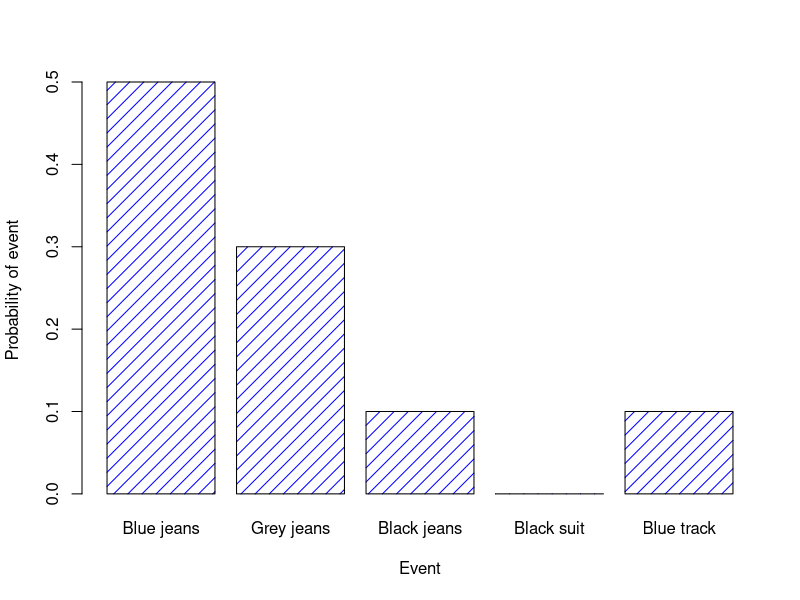

Here is the R script that generated this plot: (Note: this script raises an error after producing the figure.)
## ---- chunk 1

emphCol <- rgb(0,0,1)
emphColLight <- rgb(.5,.5,1)
emphGrey <- grey(.5)
eps <- TRUE
colour <- TRUE

probabilities <- c( .5, .3, .1, 0, .1)
	eventNames <- c( "Blue jeans", "Grey jeans", "Black jeans", 
					 "Black suit", "Blue track" )
	
	# draw the plot
	barplot( 
		height= probabilities, 
		xlab = "Event",
		ylab = "Probability of event",
		names.arg = eventNames,
		density = 10,
		col = ifelse(colour,emphCol,emphGrey)
	)
## ---- chunk 2

knitr::include_graphics("navarro_img/probability/binomSkulls20-eps-converted-to.png")
## ---- chunk 3
knitr::kable(data.frame(stringsAsFactors=FALSE, Binomial = c("$P(X | \\theta, N) = \\displaystyle\\frac{N!}{X! (N-X)!}  \\theta^X (1-\\theta)^{N-X}$"), 
Normal = c("$p(X | \\mu, \\sigma) = \\displaystyle\\frac{1}{\\sqrt{2\\pi}\\sigma} \\exp \\left( -\\frac{(X - \\mu)^2}{2\\sigma^2} \\right)$ ")), caption = "Formulas for the binomial and normal distributions. We don't really use these formulas for anything in this book, but they're pretty important for more advanced work, so I thought it might be best to put them here in a table, where they can't get in the way of the text. In the equation for the binomial, $X!$ is the factorial function (i.e., multiply all whole numbers from 1 to $X$), and for the normal distribution \"exp\" refers to the exponential function. If these equations don't make a lot of sense to you, don't worry too much about them.") 
## ---- chunk 4
dbinom( x = 4, size = 20, prob = 1/6 )
## ---- chunk 5

knitr::include_graphics("navarro_img/probability/Binomial2.png")
## ---- chunk 6
pbinom( q= 4, size = 20, prob = 1/6)
## ---- chunk 7
qbinom( p = 0.75, size = 20, prob = 1/6 )
## ---- chunk 8
rbinom( n = 100, size = 20, prob = 1/6 )
## ---- chunk 9
knitr::include_graphics("navarro_img/probability/Normal_formula.png")
## ---- chunk 10
knitr::include_graphics(path="gifs/normalMovingMean-1.gif")
## ---- chunk 11
knitr::include_graphics(path="gifs/normalMovingSD-1.gif")
## ---- chunk 12
plotOne(-50,-1)
## ---- chunk 13
dnorm( x = 1, mean = 1, sd = 0.1 )
## ---- chunk 14
knitr::include_graphics("navarro_img/estimation/srs1.pdf")
## ---- chunk 15
knitr::include_graphics("navarro_img/estimation/brs.pdf")
## ---- chunk 16
knitr::include_graphics("navarro_img/estimation/srs2.pdf")
## ---- chunk 17
knitr::include_graphics("figures/navIQ.png")
## ---- chunk 18
IQ <- rnorm(n=10000, mean=100, sd=15) #generate IQ scores
IQ <- round(IQ) # make round numbers
## ---- chunk 19
print(IQ[1:100])
## ---- chunk 20
library(ggplot2)

df<-data.frame(a=1:10,b=seq(.1,1,.1))
df$a<-as.factor(df$a)

ggplot(df,aes(x=a,y=b))+
  geom_point(color="white")+
  geom_hline(yintercept=.1)+
  theme_classic()+
  ylab("Probability")+
  xlab("Number")+
  ggtitle("Uniform distribution for numbers 1 to 10")


## ---- chunk 21
knitr::include_graphics(path="gifs/sampleHistUnif-1.gif")
## ---- chunk 22
a<-round(runif(20*10000,1,10))
df<-data.frame(a,sample=rep(1:10000,each=20))
df2<-aggregate(a~sample,df,mean)

ggplot(df2, aes(x=a))+
  geom_histogram(color="white")+
  theme_classic()+
  ggtitle("Histogram of 10,000 sample means")+
  xlab("value")


## ---- chunk 23
all_df<-data.frame()
for(i in 1:10000){
  sample<-rnorm(50,100,20)
  sample_mean<-mean(sample)
  sample_sd<-sd(sample)
  sample_max<-max(sample)
  sample_median<-median(sample)
  t_df<-data.frame(i,sample_mean,sample_sd,sample_max,sample_median)
  all_df<-rbind(all_df,t_df)
}

library(ggpubr)
a<-ggplot(all_df,aes(x=sample_mean))+
  geom_histogram(color="white")+
  theme_classic()
b<-ggplot(all_df,aes(x=sample_sd))+
  geom_histogram(color="white")+
  theme_classic()
c<-ggplot(all_df,aes(x=sample_max))+
  geom_histogram(color="white")+
  theme_classic()
d<-ggplot(all_df,aes(x=sample_median))+
  geom_histogram(color="white")+
  theme_classic()

ggarrange(a,b,c,d,
          ncol = 2, nrow = 2)

## ---- chunk 24

get_sampling_means<-function(m,sd,s_size,iter){
  save_means<-length(iter)
  for(i in 1:iter){
    save_means[i]<-mean(rnorm(s_size,m,sd))
  }
  return(save_means)
}

all_df<-data.frame()
sims<-1
n<-50

for(n in c(10,50)){
    sample<-rnorm(n,0,1)
    sample_means<-get_sampling_means(0,1,n,1000)
    t_df<-data.frame(sims=rep(sims,1000),
                     sample,
                     sample_means,
                     sample_size=rep(n,1000),
                     sample_mean=rep(mean(sample),1000),
                     sampling_mean=rep(mean(sample_means),1000)
                     )
    all_df<-rbind(all_df,t_df)
}

ggplot(all_df, aes(x=sample))+
  geom_histogram(aes(x=sample_means,y=(..density..)/max(..density..)),fill="blue",color="white",alpha=.5,bins=75)+
  stat_function(fun = dnorm, 
                args = list(mean = 0, sd = 1), 
                lwd = .75, 
                col = 'red')+
  #geom_vline(aes(xintercept=sampling_mean,frame=sims),color="blue")+
  facet_wrap(~sample_size)+xlim(-3,3)+
  theme_classic()+ggtitle("Sampling distribution of mean \n for Normal Distribution")+ylab("Rough likelihoods")+
  xlab("value")

## ---- chunk 25

get_sampling_means<-function(mn,mx,s_size,iter){
  save_means<-length(iter)
  for(i in 1:iter){
    save_means[i]<-mean(runif(s_size,mn,mx))
  }
  return(save_means)
}

all_df<-data.frame()
sims<-1
n<-50

for(n in c(10,50)){
    sample<-rnorm(n,0,1)
    sample_means<-get_sampling_means(0,1,n,1000)
    t_df<-data.frame(sims=rep(sims,1000),
                     sample,
                     sample_means,
                     sample_size=rep(n,1000),
                     sample_mean=rep(mean(sample),1000),
                     sampling_mean=rep(mean(sample_means),1000)
                     )
    all_df<-rbind(all_df,t_df)
}

ggplot(all_df, aes(x=sample))+
  geom_histogram(aes(x=sample_means,y=(..density..)/max(..density..)),fill="blue",color="white",alpha=.5,bins=75)+
  geom_hline(yintercept=.1,color="red")+
  facet_wrap(~sample_size)+xlim(0,1)+
  theme_classic()+ggtitle("Sampling distribution of mean \n for samples taken from Uniform Distribution")+ylab("Rough likelihoods")+
  xlab("value")

## ---- chunk 26

get_sampling_means<-function(s_size,r,iter){
  save_means<-length(iter)
  for(i in 1:iter){
    save_means[i]<-mean(rexp(s_size,r))
  }
  return(save_means)
}

all_df<-data.frame()
sims<-1
n<-50

for(n in c(10,50)){
    sample<-rnorm(n,0,1)
    sample_means<-get_sampling_means(n,2,1000)
    t_df<-data.frame(sims=rep(sims,1000),
                     sample,
                     sample_means,
                     sample_size=rep(n,1000),
                     sample_mean=rep(mean(sample),1000),
                     sampling_mean=rep(mean(sample_means),1000)
                     )
    all_df<-rbind(all_df,t_df)
}

ggplot(all_df, aes(x=sample))+
  geom_histogram(aes(x=sample_means,y=(..density..)/max(..density..)),fill="blue",color="white",alpha=.5,bins=75)+
  stat_function(fun = dexp, 
                args = list(rate=2), 
                lwd = .75, 
                col = 'red')+
  #geom_vline(aes(xintercept=sampling_mean,frame=sims),color="blue")+
  facet_wrap(~sample_size)+xlim(0,1)+
  theme_classic()+ggtitle("Sampling distribution of mean \n for samples from exponential Distribution")+ylab("Rough likelihoods")+
  xlab("value")

## ---- chunk 27

dnorm_vec <- dnorm(seq(-5,5,.1),mean=0,sd=1)
x_range   <- seq(-5,5,.1)
t_df<-data.frame(x_range,dnorm_vec)

ggplot(t_df, aes(x=x_range,y=dnorm_vec))+
  geom_line()+
  geom_vline(xintercept = 0)+
  geom_vline(xintercept = c(-3,-2,-1,1,2,3))+
  theme_classic()+
  ylab("Density")+
  xlab("score") +
  scale_x_continuous(breaks=seq(-5,5,1))+
  geom_label(data = data.frame(x=-.5, y=.3,
            label=round(pnorm(c(0,1),0,1)[2]-pnorm(c(0,1),0,1)[1], digits=3)), 
            aes(x = x, y = y, label = label))+
  geom_label(data = data.frame(x=.5, y=.3,
            label=round(pnorm(c(0,1),0,1)[2]-pnorm(c(0,1),0,1)[1], digits=3)), 
            aes(x = x, y = y, label = label))+
    geom_label(data = data.frame(x=-1.5, y=.3,
            label=round(pnorm(c(1,2),0,1)[2]-pnorm(c(1,2),0,1)[1], digits=3)), 
            aes(x = x, y = y, label = label))+
  geom_label(data = data.frame(x=1.5, y=.3,
            label=round(pnorm(c(1,2),0,1)[2]-pnorm(c(1,2),0,1)[1], digits=3)), 
            aes(x = x, y = y, label = label)) + 
  geom_label(data = data.frame(x=-2.5, y=.3,
            label=round(pnorm(c(2,3),0,1)[2]-pnorm(c(2,3),0,1)[1], digits=3)), 
            aes(x = x, y = y, label = label))+
  geom_label(data = data.frame(x=2.5, y=.3,
            label=round(pnorm(c(2,3),0,1)[2]-pnorm(c(2,3),0,1)[1], digits=3)), 
            aes(x = x, y = y, label = label))+ 
  geom_label(data = data.frame(x=-3.5, y=.3,
            label=round(pnorm(c(3,4),0,1)[2]-pnorm(c(3,4),0,1)[1], digits=3)), 
            aes(x = x, y = y, label = label))+
  geom_label(data = data.frame(x=3.5, y=.3,
            label=round(pnorm(c(3,4),0,1)[2]-pnorm(c(3,4),0,1)[1], digits=3)), 
            aes(x = x, y = y, label = label))



## ---- chunk 28

dnorm_vec <- dnorm(seq(0,200,.1),mean=100,sd=25)
x_range   <- seq(0,200,.1)
t_df<-data.frame(x_range,dnorm_vec)

ggplot(t_df, aes(x=x_range,y=dnorm_vec))+
  geom_line()+
  geom_vline(xintercept = 100)+
  geom_vline(xintercept = c(25,50,75,125,150,175))+
  theme_classic()+
  ylab("Density")+
  xlab("score") +
  scale_x_continuous(breaks=seq(0,200,25))+
  geom_label(data = data.frame(x=87.5, y=0.01,
            label=round(pnorm(c(0,1),0,1)[2]-pnorm(c(0,1),0,1)[1], digits=3)), 
            aes(x = x, y = y, label = label))+
  geom_label(data = data.frame(x=112.5, y=0.01,
            label=round(pnorm(c(0,1),0,1)[2]-pnorm(c(0,1),0,1)[1], digits=3)), 
            aes(x = x, y = y, label = label))+
    geom_label(data = data.frame(x=62.5, y=0.01,
            label=round(pnorm(c(1,2),0,1)[2]-pnorm(c(1,2),0,1)[1], digits=3)), 
            aes(x = x, y = y, label = label))+
  geom_label(data = data.frame(x=137.5, y=0.01,
            label=round(pnorm(c(1,2),0,1)[2]-pnorm(c(1,2),0,1)[1], digits=3)), 
            aes(x = x, y = y, label = label)) + 
  geom_label(data = data.frame(x=37.5, y=0.01,
            label=round(pnorm(c(2,3),0,1)[2]-pnorm(c(2,3),0,1)[1], digits=3)), 
            aes(x = x, y = y, label = label))+
  geom_label(data = data.frame(x=162.5, y=0.01,
            label=round(pnorm(c(2,3),0,1)[2]-pnorm(c(2,3),0,1)[1], digits=3)), 
            aes(x = x, y = y, label = label))+ 
  geom_label(data = data.frame(x=12.5, y=0.01,
            label=round(pnorm(c(3,4),0,1)[2]-pnorm(c(3,4),0,1)[1], digits=3)), 
            aes(x = x, y = y, label = label))+
  geom_label(data = data.frame(x=187.5, y=0.01,
            label=round(pnorm(c(3,4),0,1)[2]-pnorm(c(3,4),0,1)[1], digits=3)), 
            aes(x = x, y = y, label = label))



## ---- chunk 29
raw <- c(25, 50,75, 100,125,150,175)
z   <- c(-3,-2,-1,0,1,2,3)
df<-data.frame(raw,z)
knitr::kable(df)

## ---- chunk 30
scores <- round(rnorm(10,100,25),digits=2)
print(scores)
## ---- chunk 31
(scores-100)/25
## ---- chunk 32
knitr::include_graphics("navarro_img/estimation/biasMean-eps-converted-to.pdf")
## ---- chunk 33
knitr::include_graphics("navarro_img/estimation/biasSD-eps-converted-to.pdf")
